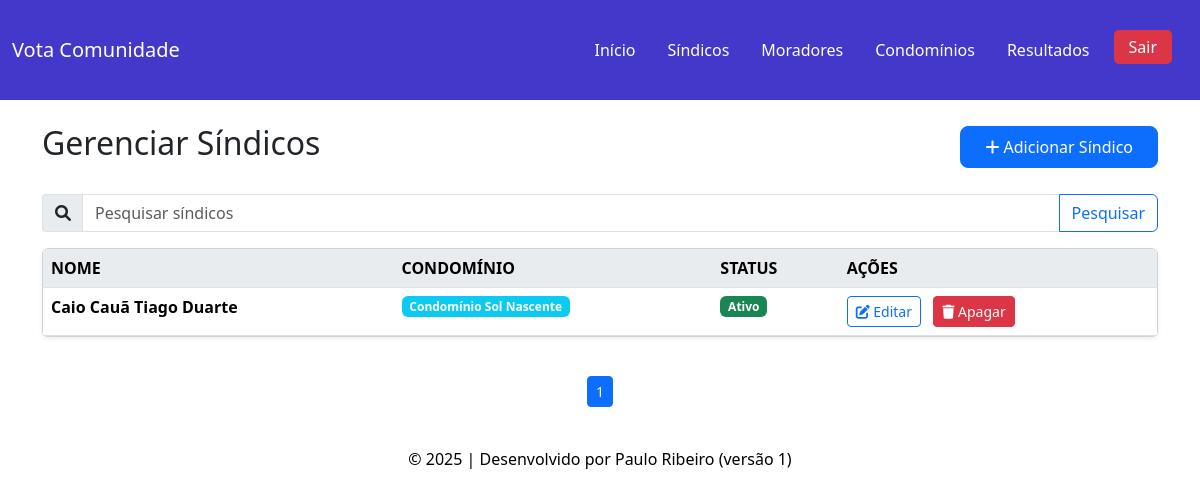
The page /admin/gerenciar-sindicos.php (signed in) on the database as committed earlier.
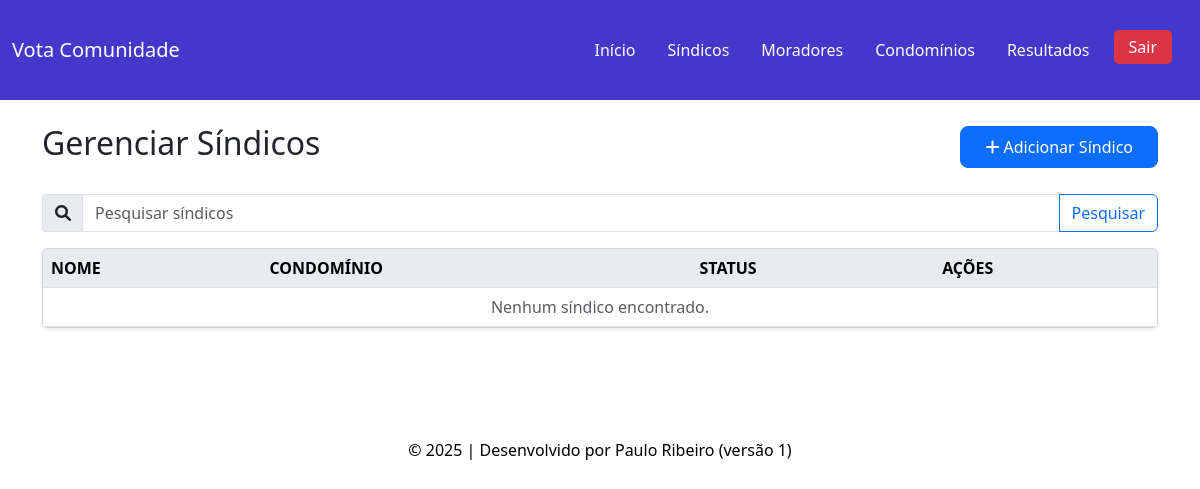
The same page on the database as committed later.
### tables this page shows
CREATE TABLE usuarios (
    codigo INT AUTO_INCREMENT PRIMARY KEY,
    usuario VARCHAR(50) NOT NULL UNIQUE,
    senha VARCHAR(255) NOT NULL,  
    status ENUM('ativo', 'rejeitado', 'pendente') DEFAULT 'pendente',
    perfil TINYINT NOT NULL CHECK (perfil IN (1,2,3)),  
    nome VARCHAR(100) NOT NULL,
    email VARCHAR(100) NOT NULL UNIQUE,
    telefone VARCHAR(20),
    cpf VARCHAR(14) UNIQUE,
    id_condominio INT,
    estado VARCHAR(50) NULL,
    cidade VARCHAR(100) NULL,
    bloco VARCHAR(20) NULL,
    casa VARCHAR(20) NULL,
    FOREIGN KEY (id_condominio) REFERENCES condominios(id)
);

CREATE TABLE condominios (
    id INT AUTO_INCREMENT PRIMARY KEY,
    nome VARCHAR(100) NOT NULL,
    endereco VARCHAR(255) NOT NULL,
    telefone VARCHAR(15),
    cep VARCHAR(9)
);

### php_action/read-sindicos.php (the view, shortened to what this page needs)
<?php
$pesquisa = isset($_GET['pesquisa']) ? trim($_GET['pesquisa']) : '';
$page = isset($_GET['page']) ? max(1, intval($_GET['page'])) : 1;
$limit = 5;
$offset = ($page - 1) * $limit;
$sql = "
    SELECT u.codigo, u.nome, u.status, c.nome AS condominio
    FROM usuarios u
    LEFT JOIN condominios c ON u.id_condominio = c.id
    WHERE u.perfil = 2
";
$sql .= " ORDER BY u.codigo DESC LIMIT $limit OFFSET $offset";
$result = mysqli_query($conn, $sql);
if (mysqli_num_rows($result) === 0): ?>
    <tbody>
        <tr>
            <td colspan="4" class="text-center text-muted">Nenhum síndico encontrado.</td>
        </tr>
    </tbody>
<?php else: ?>
    <tbody>
        <?php while ($s = mysqli_fetch_assoc($result)): ?>
            <tr>
                <td><strong><?= htmlspecialchars($s['nome']) ?></strong></td>
                <td><span class="badge bg-info"><?= htmlspecialchars($s['condominio'] ?? '-') ?></span></td>
                <td>
                    <?php
                        if ($s['status'] == 'pendente') {
                            echo '<span class="badge bg-warning text-dark">Pendente</span>';
                        } elseif ($s['status'] == 'rejeitado') {
                            echo '<span class="badge bg-danger">Rejeitado</span>';
                        } else {
                            echo '<span class="badge bg-success">Ativo</span>';
                        }
                    ?>
                </td>
                <td>
                    <a href="editar-sindico.php?id=<?= $s['codigo'] ?>" class="btn btn-outline-primary btn-sm me-2"> <i class="fas fa-edit"></i> Editar</a>
                    <?php if ($s['status'] == 'pendente'): ?>
                        <a href="../php_action/reject-sindico.php?id=<?= $s['codigo'] ?>" class="btn btn-outline-danger btn-sm me-2"> <i class="fa fa-close"></i> Rejeitar</a>
                        <a href="../php_action/approve-sindico.php?id=<?= $s['codigo'] ?>" class="btn btn-outline-success btn-sm"> <i class="fas fa-check-square"></i> Aprovar</a>
                    <?php else: ?>
                        <button type="button" class="btn btn-danger btn-sm" data-bs-toggle="modal" data-bs-target="#modalRemover<?= $s['codigo'] ?>">
                            <i class="fas fa-trash"></i> Apagar
                        </button>
                    <?php endif; ?>
                </td>
            </tr>
        <?php endwhile; ?>
    </tbody>
<?php endif;

### admin/gerenciar-sindicos.php (shortened to what this page needs)
<?php
include '../config/conexao.php';
include '../includes/navbar-admin.php';
include '../includes/header.php';
$pesquisa = isset($_GET['pesquisa']) ? trim($_GET['pesquisa']) : '';
?>
<div class="container mt-4">
    <div class="d-flex justify-content-between align-items-center mb-4">
        <h2>Gerenciar Síndicos</h2>
        <a href="adicionar-sindico.php" class="btn btn-primary"> <i class="fas fa-plus"></i> Adicionar Síndico</a>
    </div>
    <form method="GET" action="gerenciar-sindicos.php" class="mb-3">
        <div class="input-group">
            <span class="input-group-text"><i class="fas fa-search"></i></span>
            <input type="text" class="form-control" name="pesquisa" placeholder="Pesquisar síndicos" value="<?= htmlspecialchars($pesquisa) ?>">
            <button class="btn btn-outline-primary" type="submit">Pesquisar</button>
        </div>
    </form>
    <div class="card shadow-sm">
        <div class="card-body p-0">
            <div class="table-responsive">
                <table class="table table-hover mb-0">
                    <thead>
                        <tr>
                            <th scope="col">NOME</th>
                            <th scope="col">CONDOMÍNIO</th>
                            <th scope="col">STATUS</th>
                            <th scope="col">AÇÕES</th>
                        </tr>
                    </thead>
                    <?php
                        include '../php_action/read-sindicos.php';
                    ?>
                </table>
            </div>
        </div>
    </div>
    <?php
    $sqlCount = "SELECT COUNT(*) FROM usuarios WHERE perfil = 2";
    $totalRows = mysqli_fetch_row(mysqli_query($conn, $sqlCount))[0];
    $totalPages = ceil($totalRows / $limit);
    ?>
    <nav aria-label="Paginação" class="bg-white">
        <ul class="pagination pagination-sm justify-content-center mt-4"> <?php for ($i = 1; $i <= $totalPages; $i++): ?>
                <li class="page-item <?= ($i == $page) ? 'active' : '' ?>">
                    <a class="page-link" href="?pesquisa=<?= urlencode($pesquisa) ?>&page=<?= $i ?>"><?= $i ?></a>
                </li>
            <?php endfor; ?>
        </ul>
    </nav>
</div>
<?php include '../includes/footer.php'; ?>

Rows that differ between the two databases and show on the page:
removed usuarios: nome "Caio Cauã Tiago Duarte", id_condominio.nome "Condomínio Sol Nascente", status "Ativo"
Other text that changed with them:
text now shown: "Nenhum síndico encontrado."
list line gone: "1"
